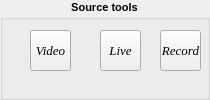
                 <widget class="QGroupBox" name="gpSourceTools_1">
                  <property name="minimumSize">
                   <size>
                    <width>0</width>
                    <height>100</height>
                   </size>
                  </property>
                  <property name="font">
                   <font>
                    <pointsize>8</pointsize>
                    <weight>75</weight>
                    <bold>true</bold>
                   </font>
                  </property>
                  <property name="title">
                   <string>Source tools</string>
                  </property>
                  <property name="alignment">
                   <set>Qt::AlignHCenter|Qt::AlignTop</set>
                  </property>
                  <widget class="QToolButton" name="btnRecord_4">
                   <property name="geometry">
                    <rect>
                     <x>160</x>
                     <y>30</y>
                     <width>41</width>
                     <height>41</height>
                    </rect>
                   </property>
                   <property name="font">
                    <font>
                     <family>Times New Roman</family>
                     <pointsize>10</pointsize>
                     <weight>50</weight>
                     <italic>true</italic>
                     <bold>false</bold>
                    </font>
                   </property>
                   <property name="text">
                    <string>Record</string>
                   </property>
                   <property name="icon">
                    <iconset>
                     <normaloff>ICONS/Actions-media-record-icon.png</normaloff>ICONS/Actions-media-record-icon.png</iconset>
                   </property>
                   <property name="iconSize">
                    <size>
                     <width>12</width>
                     <height>12</height>
                    </size>
                   </property>
                   <property name="checkable">
                    <bool>true</bool>
                   </property>
                   <property name="autoExclusive">
                    <bool>true</bool>
                   </property>
                   <property name="toolButtonStyle">
                    <enum>Qt::ToolButtonTextUnderIcon</enum>
                   </property>
                  </widget>
                  <widget class="QToolButton" name="btnLive_4">
                   <property name="geometry">
                    <rect>
                     <x>100</x>
                     <y>30</y>
                     <width>41</width>
                     <height>41</height>
                    </rect>
                   </property>
                   <property name="font">
                    <font>
                     <family>Times New Roman</family>
                     <pointsize>10</pointsize>
                     <weight>50</weight>
                     <italic>true</italic>
                     <bold>false</bold>
                    </font>
                   </property>
                   <property name="text">
                    <string>Live</string>
                   </property>
                   <property name="icon">
                    <iconset>
                     <normaloff>ICONS/Pause-Normal-Red-icon.png</normaloff>ICONS/Pause-Normal-Red-icon.png</iconset>
                   </property>
                   <property name="iconSize">
                    <size>
                     <width>12</width>
                     <height>12</height>
                    </size>
                   </property>
                   <property name="checkable">
                    <bool>true</bool>
                   </property>
                   <property name="checked">
                    <bool>false</bool>
                   </property>
                   <property name="autoExclusive">
                    <bool>true</bool>
                   </property>
                   <property name="toolButtonStyle">
                    <enum>Qt::ToolButtonTextUnderIcon</enum>
                   </property>
                  </widget>
                  <widget class="QToolButton" name="btnVideo_4">
                   <property name="geometry">
                    <rect>
                     <x>30</x>
                     <y>30</y>
                     <width>41</width>
                     <height>41</height>
                    </rect>
                   </property>
                   <property name="font">
                    <font>
                     <family>Times New Roman</family>
                     <pointsize>10</pointsize>
                     <weight>50</weight>
                     <italic>true</italic>
                     <bold>false</bold>
                    </font>
                   </property>
                   <property name="text">
                    <string>Video</string>
                   </property>
                   <property name="icon">
                    <iconset>
                     <normaloff>ICONS/play-movies-icon.png</normaloff>ICONS/play-movies-icon.png</iconset>
                   </property>
                   <property name="iconSize">
                    <size>
                     <width>12</width>
                     <height>12</height>
                    </size>
                   </property>
                   <property name="checkable">
                    <bool>true</bool>
                   </property>
                   <property name="autoExclusive">
                    <bool>true</bool>
                   </property>
                   <property name="toolButtonStyle">
                    <enum>Qt::ToolButtonTextUnderIcon</enum>
                   </property>
                  </widget>
                 </widget>
